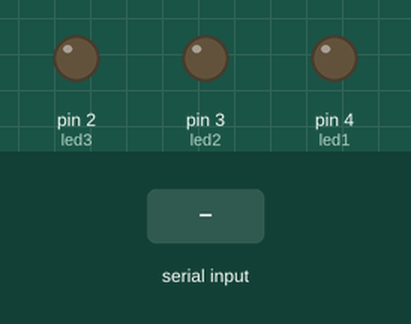
This sketch was run on a simulated Arduino Uno, built with avr-gcc and run on an emulated ATmega328P. On the bench: output pins drawn as LEDs (lit = HIGH). The test bench sets the inputs (shaded band).

Above: at 1.2 s.
1.3 s: "1" received over Serial
At 2.5 s:
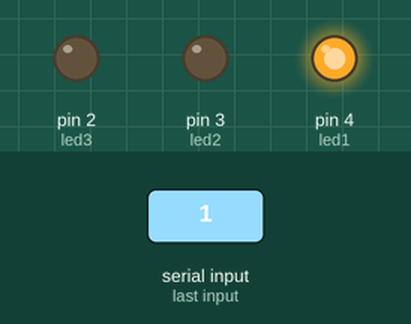
2.8 s: "2" received over Serial
At 3.7 s:
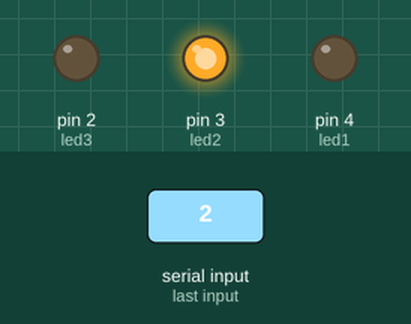
4.3 s: "3" received over Serial
At 4.9 s:
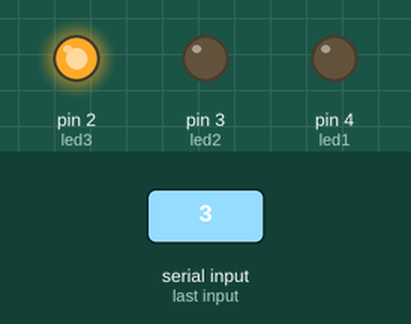
5.8 s: "0" received over Serial
At 7.2 s:
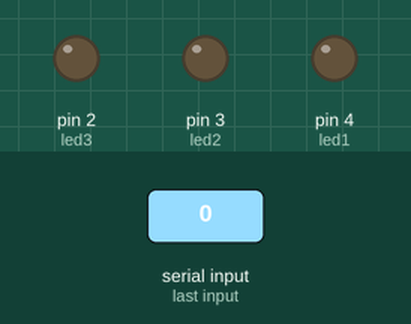
Timing chart, 0 to 8.3 s (numbered marks = the images above; inputs shaded):
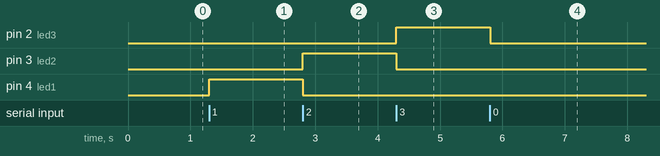

Measured:
- after the input at 1.3 s, pin 4 (led1): LOW → HIGH at once
- after the input at 2.8 s, pin 3 (led2): LOW → HIGH at once; pin 4 (led1): HIGH → LOW at once
- after the input at 4.3 s, pin 2 (led3): LOW → HIGH at once; pin 3 (led2): HIGH → LOW at once
- after the input at 5.8 s, pin 2 (led3): HIGH → LOW at once

The sketch:

proje15.ino
```cpp
//--------------------------------
int led1 = 4;
int led2 = 3;
int led3 = 2;
char veri;
int zmn = 300;
//--------------------------------
void setup()
{
  pinMode(led1, OUTPUT);
  pinMode(led2, OUTPUT);
  pinMode(led3, OUTPUT);
  digitalWrite(led1, LOW);
  digitalWrite(led2, LOW);
  digitalWrite(led3, LOW);
  Serial.begin(9600);
}
//--------------------------------
void loop()
{
	if(Serial.available() > 0)
    {
      veri = Serial.read();
      if(veri == '1')
      {
        digitalWrite(led1, HIGH);
  		digitalWrite(led2, LOW);
  		digitalWrite(led3, LOW);
      }
      else if(veri == '2')
      {
        digitalWrite(led1, LOW);
  		digitalWrite(led2, HIGH);
  		digitalWrite(led3, LOW);
      }
      else if(veri == '3')
      {
        digitalWrite(led1, LOW);
  		digitalWrite(led2, LOW);
  		digitalWrite(led3, HIGH);
      }
      else if(veri == '0')
      {
        digitalWrite(led1, LOW);
  		digitalWrite(led2, LOW);
  		digitalWrite(led3, LOW);
      }
      delay(zmn);
    }
}
//--------------------------------
```
